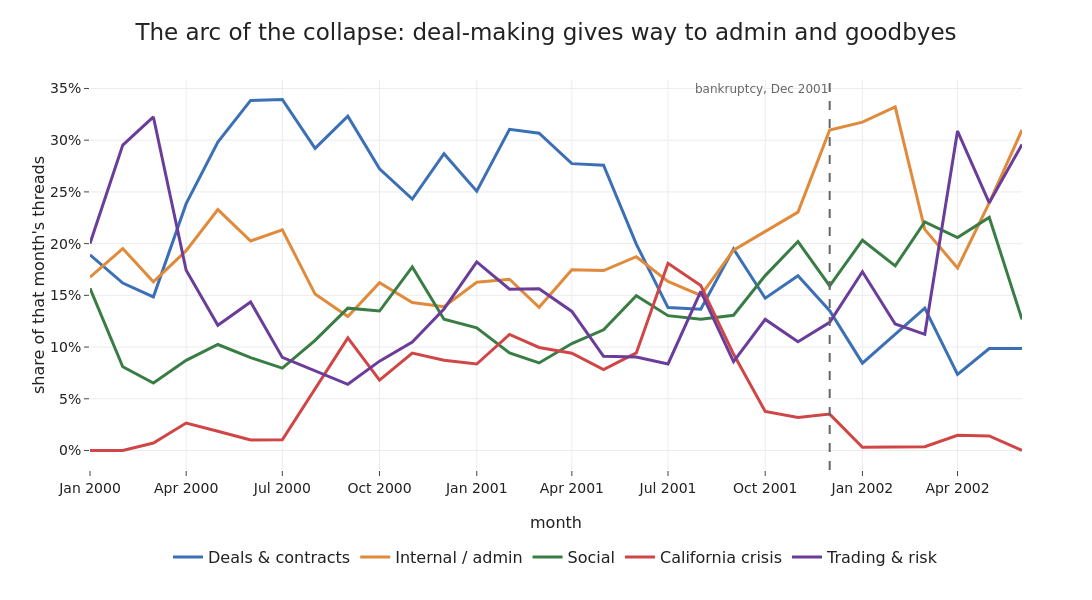

Notebook code for this chart:
### Markdown cell above
## The arc of the collapse

Each thread carries a date, so the category mix can be tracked month by month.
Across 2000 to 2002 it traces the company itself: deal-making shrinks while
internal administration and social mail climb, and the lines cross around the
December 2001 bankruptcy. The mail turns from making deals to winding the place
down and saying goodbye.

### Code cell
d = df.copy()
d["month"] = pd.to_datetime(d["date"], errors="coerce").dt.to_period("M").dt.to_timestamp()
d = d[(d["month"] >= "2000-01-01") & (d["month"] <= "2002-06-01")]
vol = d.groupby("month").size()
share = (pd.crosstab(d["month"], d["category"], normalize="index") * 100).loc[vol[vol >= 40].index]
KEY = ["deal-contract", "internal-admin", "social", "california-energy", "trading-risk"]
COL = {"deal-contract": BLUE, "internal-admin": ORANGE, "social": GREEN,
       "california-energy": RED, "trading-risk": PURPLE}
fig = go.Figure()
for c in KEY:
    fig.add_trace(go.Scatter(x=share.index, y=share[c], mode="lines", name=PRETTY[c],
        line=dict(color=COL[c], width=3)))
fig.add_vline(x="2001-12-01", line=dict(color="#666", dash="dash", width=2),
    annotation_text="bankruptcy, Dec 2001", annotation_position="top left",
    annotation_font=dict(size=12, color="#666"))
fig.update_xaxes(title_text="month")
fig.update_yaxes(title_text="share of that month's threads", ticksuffix="%")
fig.update_layout(title="The arc of the collapse: deal-making gives way to admin and goodbyes",
    legend=dict(orientation="h", x=0.5, xanchor="center", y=-0.18, yanchor="top"))
save_fig(fig, "tm4_category_arc.png", w=1240, h=600, margin=dict(l=90, r=70, t=80, b=130))
